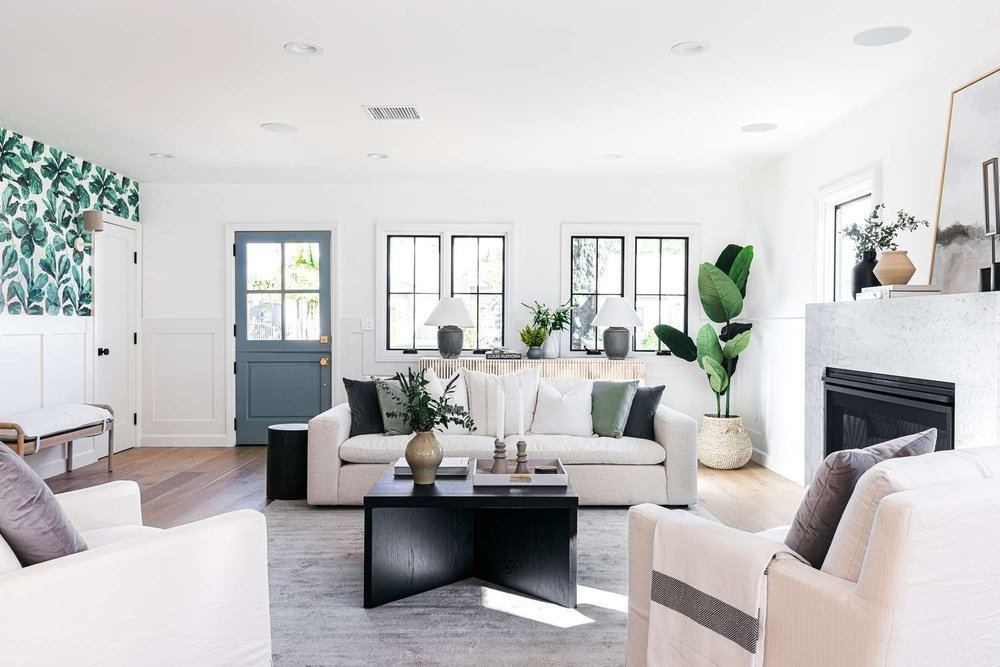
#> input picture course_object_detection/module-1/3-drawing/livingroom.jpg, 1000 x 667 px, shrunk from 1500 x 1000 before the run
$ python main.py
#> lines starting #> are read from the running program, lines starting #| are printed output that depends on the picture
import cv2
import numpy as np

img = cv2.imread("livingroom.jpg")
#> img is the input picture: shape (667, 1000, 3); mean B, G, R 195.7, 195.8, 196.6

# 1. Draw a line
cv2.line(img, (100, 300), (300, 100), (0, 255, 0), 5)

# 2. Draw a Rectangle
cv2.rectangle(img, (100, 100), (250, 250), (255, 0, 0), 3)

# 3. Draw a Circle
cv2.circle(img, (250, 250), 50, (0, 0, 255), cv2.FILLED)

# 4. Draw a Polygon
pts = np.array([(45, 10), (182, 13), (193, 73), (23, 100), (500, 123)], np.int32)
cv2.polylines(img, [pts], True, (100, 0, 100), 5)

# 5. Draw Text on an image
cv2.putText(img, "Hi and welcome to this lesson", (100, 500), cv2.FONT_HERSHEY_COMPLEX, 1, (0, 0, 0), 2)
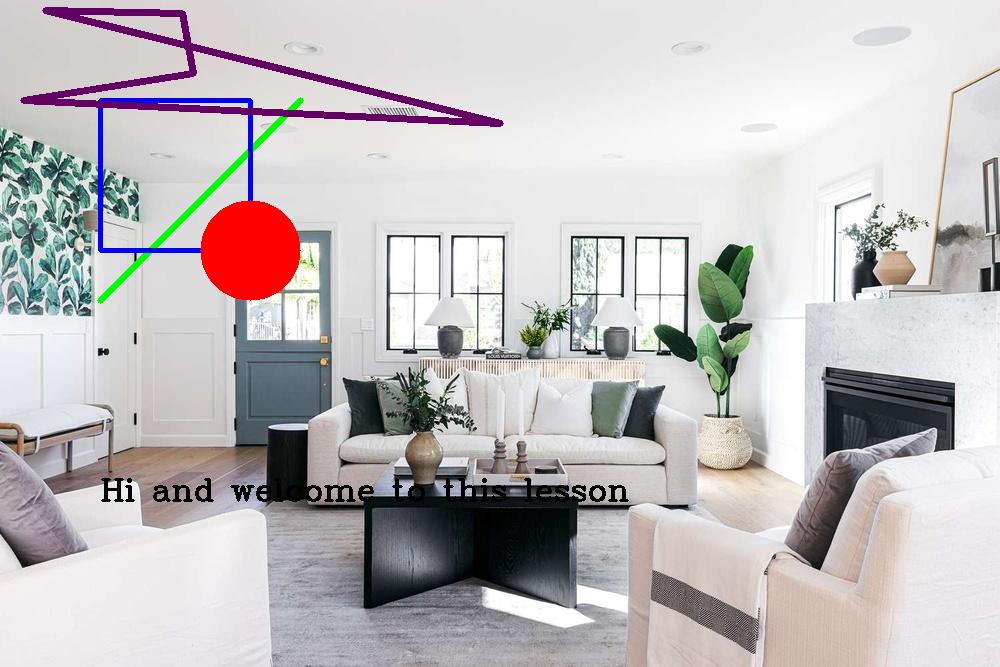
#> img: shape (667, 1000, 3); mean B, G, R 190.6, 189.1, 193.5

cv2.imshow("Image", img)
cv2.waitKey(0)
